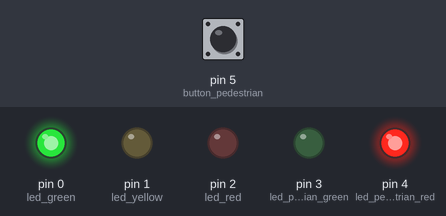
Bench run of a sketch on a simulated Arduino Uno, built with avr-gcc and run on an emulated ATmega328P. Parts: output pins drawn as LEDs (lit = HIGH). Dashed ring = blinking. The test bench sets the inputs (shaded band); at power-on: pin 5 (button_pedestrian) LOW.

Above: at 1.2 s.
1.3 s: pin 5 (button_pedestrian) pulled HIGH for 0.15 s
At 4.1 s:
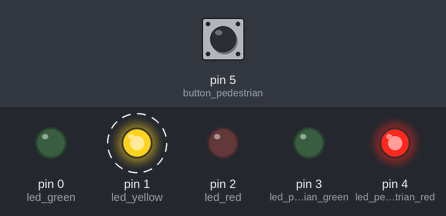
At 10.6 s:
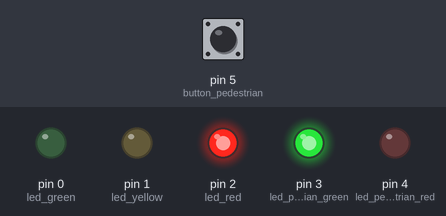
Timing chart, 0 to 17.3 s (numbered marks = the images above; inputs shaded):
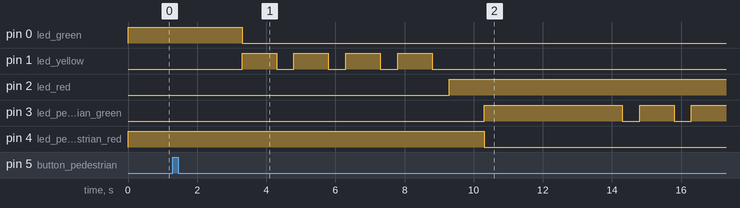

The sketch:

traffic_lights_and_pedestrian_button.ino
```cpp
int led_green=0; //we use variables naming the digital outputs/inputs
int led_yellow=1;
int led_red=2;
int led_pedestrian_green=3;
int led_pedestrian_red=4;
int button_pedestrian=5;
int lag=2000; //we use a variable for the delay 2 seconds
int status=0;

void setup() //declaration of digital outputs
{
  pinMode(led_green, OUTPUT);
  pinMode(led_yellow, OUTPUT);
  pinMode(led_red, OUTPUT);
  pinMode(led_pedestrian_green, OUTPUT);
  pinMode(led_pedestrian_red, OUTPUT);
  pinMode(button_pedestrian, INPUT);
}

void loop()
{
  digitalWrite(led_green, 1);
  digitalWrite(led_pedestrian_red, 1);
  status = digitalRead(button_pedestrian);
  if(status == HIGH){ //only if button is pressed, cars will be stopped
    delay(lag);
    digitalWrite(led_green,0);
    for (int i = 0; i<=3; i++) //three times yellow blinked
     {
      digitalWrite(led_yellow, 1);
      delay(lag/2);
      digitalWrite(led_yellow, 0);
      delay(lag/4);
     }
    digitalWrite(led_red,1);
    delay(lag/2); //safety delay for pedestrians before green
    digitalWrite(led_pedestrian_red, 0);
    digitalWrite(led_pedestrian_green, 1);
    delay(lag*2);
    for (int i = 0; i<=3; i++) //three times green pedestrian blinked
     {
      digitalWrite(led_pedestrian_green, 0);
      delay(lag/4);
      digitalWrite(led_pedestrian_green, 1);
      delay(lag/2);
  	 }
    digitalWrite(led_pedestrian_green, 0);
    digitalWrite(led_pedestrian_red, 1);
    delay(lag); //safety delay for pedestrians before green to cars
    digitalWrite(led_red,0);
   }
  else{ //if the button is not pressed no stop to cars and the loop starts again
  }
}
```

Measured:
- after the input at 1.3 s, pin 0 (led_green): HIGH → LOW after 2.0 s; pin 1 (led_yellow): alternates HIGH for 1.0 s and LOW for 0.50 s, 8 changes in all, then stays LOW, starting after 2.0 s
